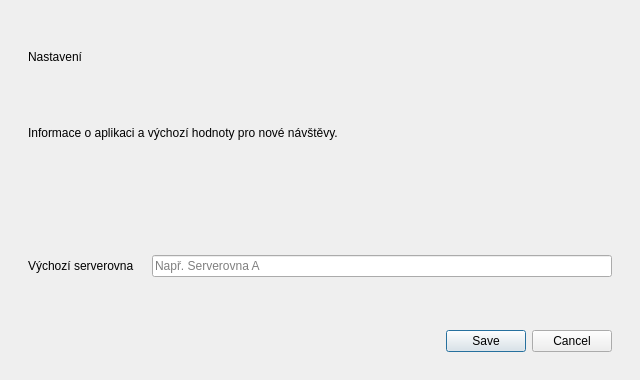
<?xml version='1.0' encoding='utf-8'?>
<ui version="4.0">
 <class>SettingsDialog</class>
 <widget class="QDialog" name="SettingsDialog">
  <property name="windowTitle">
   <string>Informace a nastavení</string>
  </property>
  <layout class="QVBoxLayout" name="layout">
   <item>
    <widget class="QLabel" name="dialogTitle">
     <property name="text">
      <string>Nastavení</string>
     </property>
     <property name="role" stdset="0">
      <string>title</string>
     </property>
     <property name="wordWrap">
      <bool>true</bool>
     </property>
    </widget>
   </item>
   <item>
    <widget class="QLabel" name="dialogSubtitle">
     <property name="text">
      <string>Informace o aplikaci a výchozí hodnoty pro nové návštěvy.</string>
     </property>
     <property name="role" stdset="0">
      <string>subtitle</string>
     </property>
     <property name="wordWrap">
      <bool>true</bool>
     </property>
    </widget>
   </item>
   <item>
    <widget class="QLabel" name="infoLabel">
     <property name="wordWrap">
      <bool>true</bool>
     </property>
     <property name="textInteractionFlags">
      <set>Qt::TextSelectableByMouse</set>
     </property>
     <property name="text">
      <string />
     </property>
    </widget>
   </item>
   <item>
    <layout class="QFormLayout" name="form">
     <item row="0" column="0">
      <widget class="QLabel" name="roomLabel">
       <property name="text">
        <string>Výchozí serverovna</string>
       </property>
      </widget>
     </item>
     <item row="0" column="1">
      <widget class="QLineEdit" name="roomEdit">
       <property name="maxLength">
        <number>150</number>
       </property>
       <property name="placeholderText">
        <string>Např. Serverovna A</string>
       </property>
      </widget>
     </item>
    </layout>
   </item>
   <item>
    <widget class="QDialogButtonBox" name="buttonBox">
     <property name="standardButtons">
      <set>QDialogButtonBox::Cancel|QDialogButtonBox::Save</set>
     </property>
    </widget>
   </item>
   <property name="leftMargin">
    <number>28</number>
   </property>
   <property name="topMargin">
    <number>28</number>
   </property>
   <property name="rightMargin">
    <number>28</number>
   </property>
   <property name="bottomMargin">
    <number>28</number>
   </property>
   <property name="spacing">
    <number>18</number>
   </property>
  </layout>
  <property name="minimumSize">
   <size>
    <width>640</width>
    <height>380</height>
   </size>
  </property>
 </widget>
 <resources />
 <connections />
</ui>
